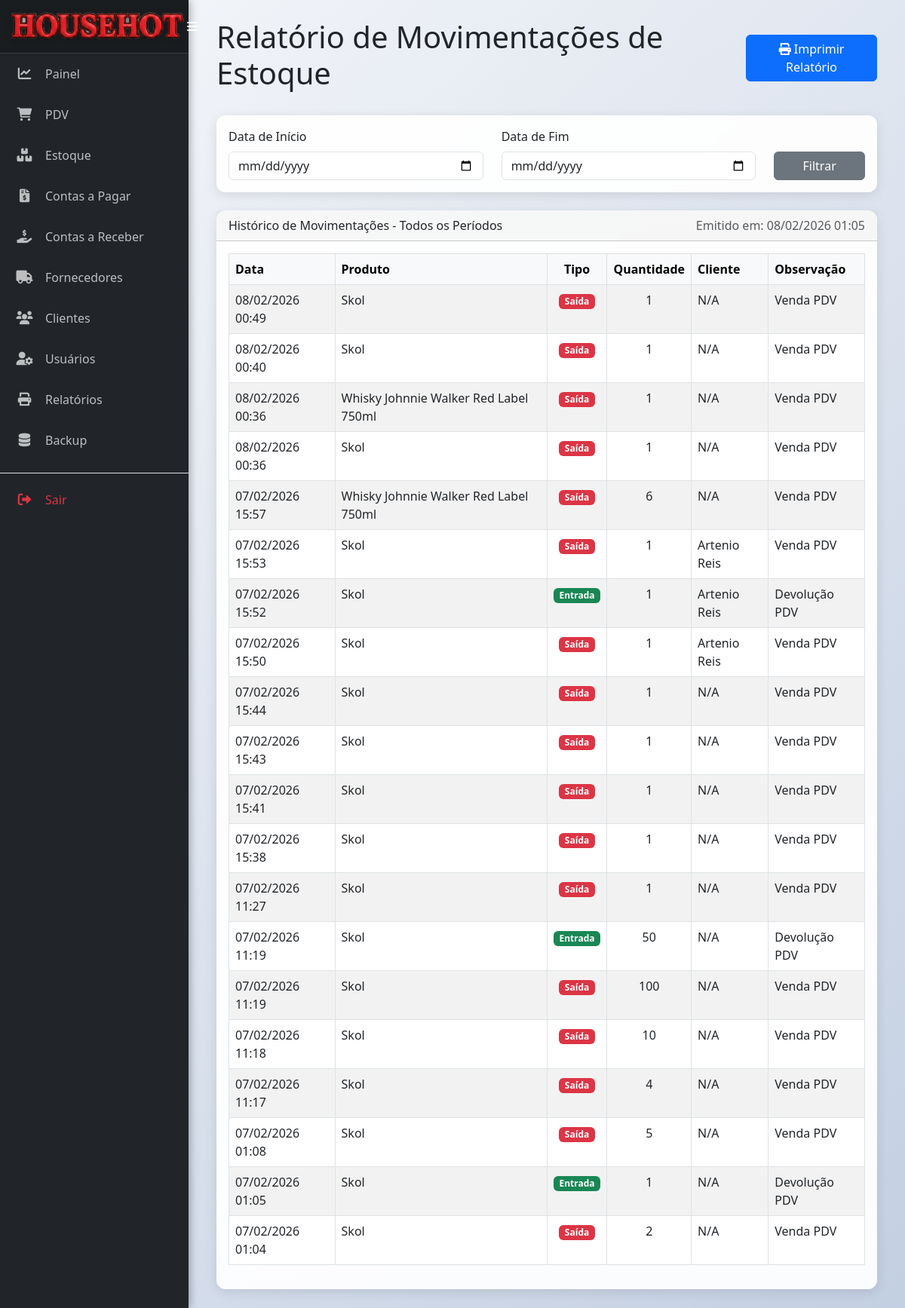
/relatorio/movimentacoes (signed in), run on the app's committed database.
### models.py (models this page shows)
class MovimentacaoEstoque(db.Model):
    __tablename__ = 'movimentacao_estoque'
    id = db.Column(db.Integer, primary_key=True)
    tipo = db.Column(db.String(10), nullable=False)
    quantidade = db.Column(db.Integer, nullable=False)
    data = db.Column(db.DateTime, nullable=False, default=datetime.utcnow)
    observacao = db.Column(db.String(200))
    produto_id = db.Column(db.Integer, db.ForeignKey('produto.id'), nullable=False)
    cliente_id = db.Column(db.Integer, db.ForeignKey('cliente.id'), nullable=True)

class Produto(db.Model):
    __tablename__ = 'produto'
    id = db.Column(db.Integer, primary_key=True)
    codigo = db.Column(db.String(50), nullable=False, unique=True)
    nome = db.Column(db.String(100), nullable=False)
    categoria = db.Column(db.String(50))
    preco_custo = db.Column(db.Float, nullable=False)
    preco_venda = db.Column(db.Float, nullable=False)
    quantidade_estoque = db.Column(db.Integer, nullable=False, default=0)
    estoque_minimo = db.Column(db.Integer, default=5)
    data_fabricacao = db.Column(db.Date, nullable=True)
    data_vencimento = db.Column(db.Date, nullable=True)
    fornecedor_id = db.Column(db.Integer, db.ForeignKey('fornecedor.id'), nullable=False)
    movimentacoes = db.relationship('MovimentacaoEstoque', backref='produto', lazy=True)

class Cliente(db.Model):
    __tablename__ = 'cliente'
    id = db.Column(db.Integer, primary_key=True)
    nome = db.Column(db.String(100), nullable=False)
    telefone = db.Column(db.String(20))
    email = db.Column(db.String(100))
    endereco = db.Column(db.String(200))
    vendas = db.relationship('MovimentacaoEstoque', backref='cliente', lazy=True, cascade="all, delete-orphan")
    contas_a_receber = db.relationship('ContaReceber', backref='cliente', lazy=True, cascade="all, delete-orphan")

### app.py (the view, shortened to what this page needs)
@app.route('/relatorio/movimentacoes', methods=['GET', 'POST'])
@login_required
def relatorio_movimentacoes():
    query = MovimentacaoEstoque.query.options(joinedload(MovimentacaoEstoque.produto), joinedload(MovimentacaoEstoque.cliente))
    start_date_str = request.form.get('start_date')
    end_date_str = request.form.get('end_date')
    start_date, end_date = None, None
    movimentacoes = query.order_by(MovimentacaoEstoque.data.desc()).all()
    return render_template('relatorio_movimentacoes.html', movimentacoes=movimentacoes, data_emissao=datetime.now(), start_date=start_date, end_date=end_date)

### app.py (called while the page is built)
@app.context_processor
def inject_datetime():
    return {'modules': {'datetime': datetime, 'date': date, 'timedelta': timedelta}}

def login_required(f):
    @wraps(f)
    def decorated_function(*args, **kwargs):
        if 'logged_in' not in session or 'user_id' not in session:
            session.clear()
            flash('A sua sessão é inválida. Por favor, faça login novamente.', 'warning')
            return redirect(url_for('login'))
        return f(*args, **kwargs)
    return decorated_function

### templates/relatorio_movimentacoes.html (shortened to what this page needs)
{% extends 'base.html' %}
{% block content %}
<div class="d-flex justify-content-between align-items-center mb-4 no-print">
    <h1>Relatório de Movimentações de Estoque</h1>
    <button onclick="window.print()" class="btn btn-primary">
        <i class="fas fa-print"></i> Imprimir Relatório
    </button>
</div>
<div class="card mb-4 no-print">
    <div class="card-body">
        <form method="POST" action="{{ url_for('relatorio_movimentacoes') }}">
            <div class="row align-items-end">
                <div class="col-md-5">
                    <label for="start_date" class="form-label">Data de Início</label>
                    <input type="date" class="form-control" id="start_date" name="start_date" value="{{ start_date.strftime('%Y-%m-%d') if start_date else '' }}" required>
                </div>
                <div class="col-md-5">
                    <label for="end_date" class="form-label">Data de Fim</label>
                    <input type="date" class="form-control" id="end_date" name="end_date" value="{{ end_date.strftime('%Y-%m-%d') if end_date else '' }}" required>
                </div>
                <div class="col-md-2">
                    <button type="submit" class="btn btn-secondary w-100">Filtrar</button>
                </div>
            </div>
        </form>
    </div>
</div>
<div class="card">
    <div class="card-header">
        <div class="d-flex justify-content-between">
            <span>
                Histórico de Movimentações
                {% if start_date and end_date %}
                    - Período: {{ start_date.strftime('%d/%m/%Y') }} a {{ end_date.strftime('%d/%m/%Y') }}
                {% else %}
                    - Todos os Períodos
                {% endif %}
            </span>
            <span class="text-muted">Emitido em: {{ data_emissao.strftime('%d/%m/%Y %H:%M') }}</span>
        </div>
    </div>
    <div class="card-body">
        <table class="table table-striped table-bordered">
            <thead class="table-light">
                <tr>
                    <th>Data</th>
                    <th>Produto</th>
                    <th class="text-center">Tipo</th>
                    <th class="text-center">Quantidade</th>
                    <th>Cliente</th>
                    <th>Observação</th>
                </tr>
            </thead>
            <tbody>
                {% for movimento in movimentacoes %}
                <tr>
                    <td>{{ movimento.data.strftime('%d/%m/%Y %H:%M') }}</td>
                    <td>{{ movimento.produto.nome }}</td>
                    <td class="text-center">
                        {% if movimento.tipo == 'entrada' %}
                            <span class="badge bg-success">Entrada</span>
                        {% else %}
                            <span class="badge bg-danger">Saída</span>
                        {% endif %}
                    </td>
                    <td class="text-center">{{ movimento.quantidade }}</td>
                    <td>{{ movimento.cliente.nome if movimento.cliente else 'N/A' }}</td>
                    <td>{{ movimento.observacao or 'N/A' }}</td>
                </tr>
                {% else %}
                <tr>
                    <td colspan="6" class="text-center text-muted">Nenhuma movimentação encontrada.</td>
                </tr>
                {% endfor %}
            </tbody>
        </table>
    </div>
</div>
{% endblock %}

### static/css/style.css (style rules this page uses)
body { background: linear-gradient(135deg, #f5f7fa 0%, #c3cfe2 100%) !important; background-attachment: fixed; margin: 0; font-family: 'Segoe UI', Tahoma, Geneva, Verdana, sans-serif; min-height: 100vh; overflow-x: hidden; }
.card { border: none; border-radius: 12px; box-shadow: 0 4px 15px rgba(0, 0, 0, 0.1); background-color: rgba(255, 255, 255, 0.92) !important; backdrop-filter: blur(10px); }

### data on the page
MovimentacaoEstoque: data "08/02/2026 00:49", produto.nome "Skol", tipo "Saída", quantidade "1", cliente "N/A", observacao "Venda PDV"
MovimentacaoEstoque: data "08/02/2026 00:40", produto.nome "Skol", tipo "Saída", quantidade "1", cliente "N/A", observacao "Venda PDV"
MovimentacaoEstoque: data "08/02/2026 00:36", produto.nome "Whisky Johnnie Walker Red Label 750ml", tipo "Saída", quantidade "1", cliente "N/A", observacao "Venda PDV"
MovimentacaoEstoque: data "08/02/2026 00:36", produto.nome "Skol", tipo "Saída", quantidade "1", cliente "N/A", observacao "Venda PDV"
MovimentacaoEstoque: data "07/02/2026 15:57", produto.nome "Whisky Johnnie Walker Red Label 750ml", tipo "Saída", quantidade "6", cliente "N/A", observacao "Venda PDV"
MovimentacaoEstoque: data "07/02/2026 15:53", produto.nome "Skol", tipo "Saída", quantidade "1", cliente "Artenio Reis", observacao "Venda PDV"
MovimentacaoEstoque: data "07/02/2026 15:52", produto.nome "Skol", tipo "Entrada", quantidade "1", cliente "Artenio Reis", observacao "Devolução PDV"
MovimentacaoEstoque: data "07/02/2026 15:50", produto.nome "Skol", tipo "Saída", quantidade "1", cliente "Artenio Reis", observacao "Venda PDV"
MovimentacaoEstoque: data "07/02/2026 15:44", produto.nome "Skol", tipo "Saída", quantidade "1", cliente "N/A", observacao "Venda PDV"
MovimentacaoEstoque: data "07/02/2026 15:43", produto.nome "Skol", tipo "Saída", quantidade "1", cliente "N/A", observacao "Venda PDV"
MovimentacaoEstoque: data "07/02/2026 15:41", produto.nome "Skol", tipo "Saída", quantidade "1", cliente "N/A", observacao "Venda PDV"
MovimentacaoEstoque: data "07/02/2026 15:38", produto.nome "Skol", tipo "Saída", quantidade "1", cliente "N/A", observacao "Venda PDV"
MovimentacaoEstoque: data "07/02/2026 11:27", produto.nome "Skol", tipo "Saída", quantidade "1", cliente "N/A", observacao "Venda PDV"
MovimentacaoEstoque: data "07/02/2026 11:19", produto.nome "Skol", tipo "Entrada", quantidade "50", cliente "N/A", observacao "Devolução PDV"
MovimentacaoEstoque: data "07/02/2026 11:19", produto.nome "Skol", tipo "Saída", quantidade "100", cliente "N/A", observacao "Venda PDV"
MovimentacaoEstoque: data "07/02/2026 11:18", produto.nome "Skol", tipo "Saída", quantidade "10", cliente "N/A", observacao "Venda PDV"
MovimentacaoEstoque: data "07/02/2026 11:17", produto.nome "Skol", tipo "Saída", quantidade "4", cliente "N/A", observacao "Venda PDV"
MovimentacaoEstoque: data "07/02/2026 01:08", produto.nome "Skol", tipo "Saída", quantidade "5", cliente "N/A", observacao "Venda PDV"
MovimentacaoEstoque: data "07/02/2026 01:05", produto.nome "Skol", tipo "Entrada", quantidade "1", cliente "N/A", observacao "Devolução PDV"
MovimentacaoEstoque: data "07/02/2026 01:04", produto.nome "Skol", tipo "Saída", quantidade "2", cliente "N/A", observacao "Venda PDV"
